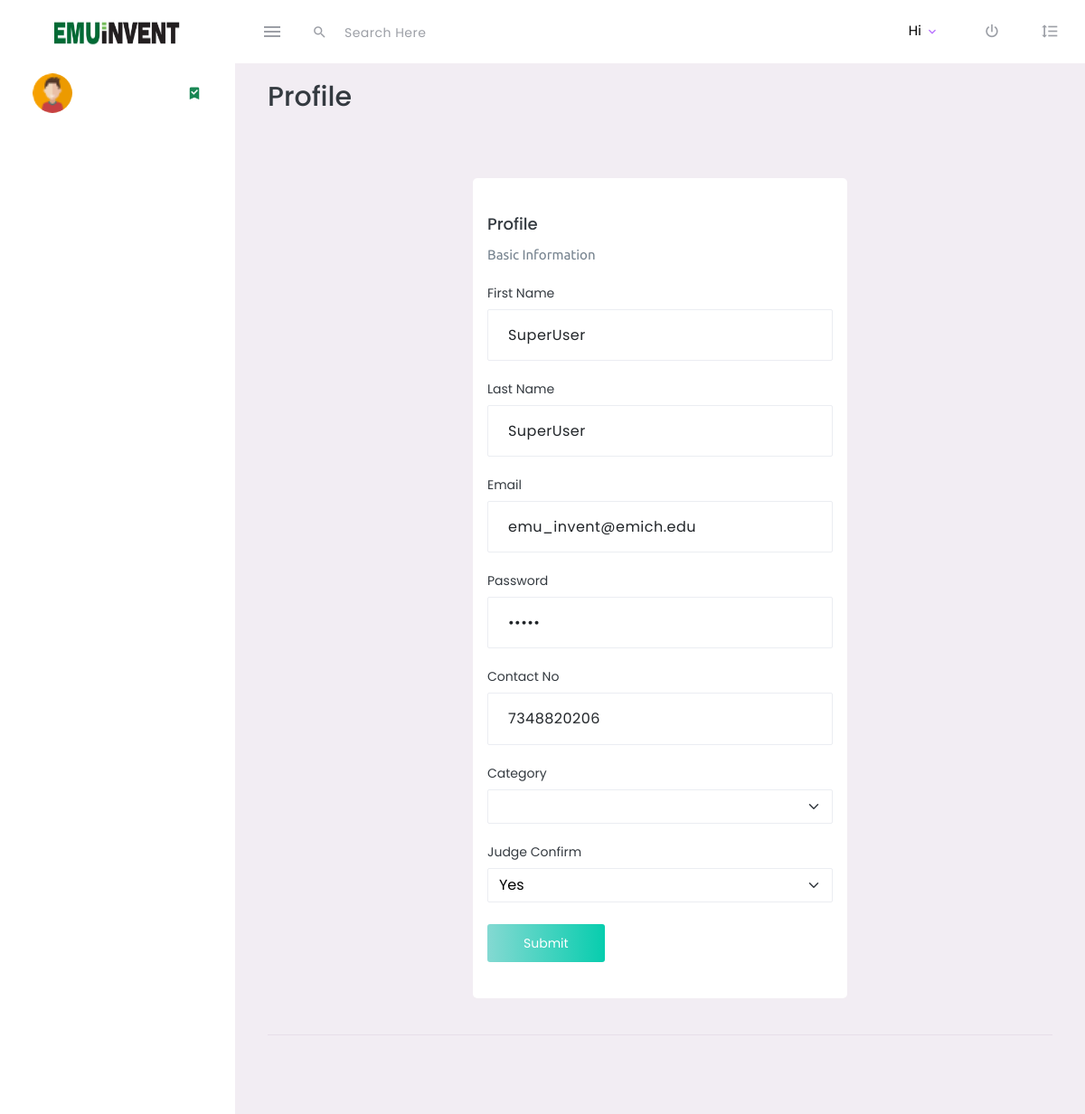
/adminpanel/superadmin/profile.php?id=1, run on the app's committed database.
### tables this page shows
CREATE TABLE `tbl_user` (
  `id` int(10) NOT NULL,
  `first_name` varchar(100) DEFAULT NULL,
  `last_name` varchar(100) DEFAULT NULL,
  `phone` varchar(100) DEFAULT NULL,
  `email` varchar(100) DEFAULT NULL,
  `password` varchar(100) DEFAULT NULL,
  `user_type` varchar(100) DEFAULT NULL,
  `category` varchar(100) DEFAULT NULL,
  `judge_confirm` varchar(10) DEFAULT NULL,
  `interested` varchar(10000) DEFAULT NULL,
  `address` varchar(1000) DEFAULT NULL,
  `is_approved` int(11) DEFAULT 0,
  `deleted` int(11) DEFAULT 0,
  `Year` varchar(100) DEFAULT NULL
);

### adminpanel/superadmin/profile.php (the view, shortened to what this page needs)
<?php
include 'config.php';
$id = $_GET['id'];
$q = mysqli_query($conn, "select * from tbl_user where id = $id");
$r = mysqli_fetch_assoc($q);
?>
<!DOCTYPE html>
<html lang="en">
<head>
    <link rel="stylesheet" href="../assets/vendors/mdi/css/materialdesignicons.min.css">
    <link rel="stylesheet" href="../assets/vendors/css/vendor.bundle.base.css">
    <link rel="stylesheet" href="../assets/css/style2.css">
</head>
<body>
    <div class="container-scroller">
        <?php include '../dashboardheader.php'; ?>
        <div class="main-panel">
            <div class="content-wrapper updated">
                <div class="page-header">
                    <h2>Profile</h2>
                </div>
                <div class="row justify-content-center">
                    <div class="col-md-6 grid-margin stretch-card">
                        <div class="card">
                            <div class="card-body">
                                <h4 class="card-title">Profile</h4>
                                <p class="card-description"> Basic Information</p>
                                <form class="forms-sample" id="judge_detail_update">
                                    <div class="form-group">
                                        <label for="exampleInputUsername1">First Name</label>
                                        <input type="text" class="form-control" id="exampleInputfname" name="fname" placeholder="First Name" value="<?php echo $r['first_name'] ?>">
                                    </div>
                                    <div class="form-group">
                                        <label for="exampleInputUsername2">Last Name</label>
                                        <input type="text" class="form-control" id="exampleInputlname" name="lname" placeholder="Last Name" value="<?php echo $r['last_name'] ?>">
                                    </div>
                                    <div class="form-group">
                                        <label for="exampleInputEmail1">Email</label>
                                        <input type="email" class="form-control" id="exampleInputemail" name="email" placeholder="Email" value="<?php echo $r['email'] ?>">
                                    </div>
                                    <div class="form-group">
                                        <label for="exampleInputConfirmPassword1">Password</label>
                                        <input type="password" class="form-control" id="exampleInputConfirmPassword" name="password" placeholder="Password" value="<?php echo $r['password'] ?>">
                                    </div>
                                    <div class="form-group">
                                        <label for="exampleInputConfirmPassword1">Contact No</label>
                                        <input type="text" class="form-control" id="exampleInputContactNo" placeholder="Contact" name="contact" value="<?php echo $r['phone'] ?>">
                                    </div>
                                    <div class="form-group ">
                                        <label for="studentType">Category</label>
                                        <select class="form-select" id="SelectDepartment" name="category">
                                            <option selected value="<?php echo $r['category'] ?>"><?php echo $r['category'] ?></option>
                                            <option value="Professional">Professional/Engineers</option>
                                        </select>
                                    </div>
                                    <div class="form-group">
                                        <label for="studentType">Judge Confirm</label>
                                        <select class="form-select" id="SelectDepartment" name="judge_confirm">
                                            <?php
                                            if ($r['judge_confirm'] == 'Y') {
                                                $val = 'Yes';
                                            } else {
                                                $val = 'No';
                                            }
                                            ?>
                                            <option selected value="<?php echo $r['judge_confirm'] ?>"><?php echo $val ?></option>
                                        </select>
                                    </div>
                                    <button type="submit" name="submit" class="btn btn-gradient-success me-2">Submit</button>
                                </form>
                            </div>
                        </div>
                    </div>
                </div>
                <footer class="footer">
                </footer>
            </div>
        </div>
    </div>
</body>
</html>

### data on the page
tbl_user: fname "SuperUser", lname "SuperUser", email "emu_invent@emich.edu", contact "7348820206", judge_confirm "Yes"
